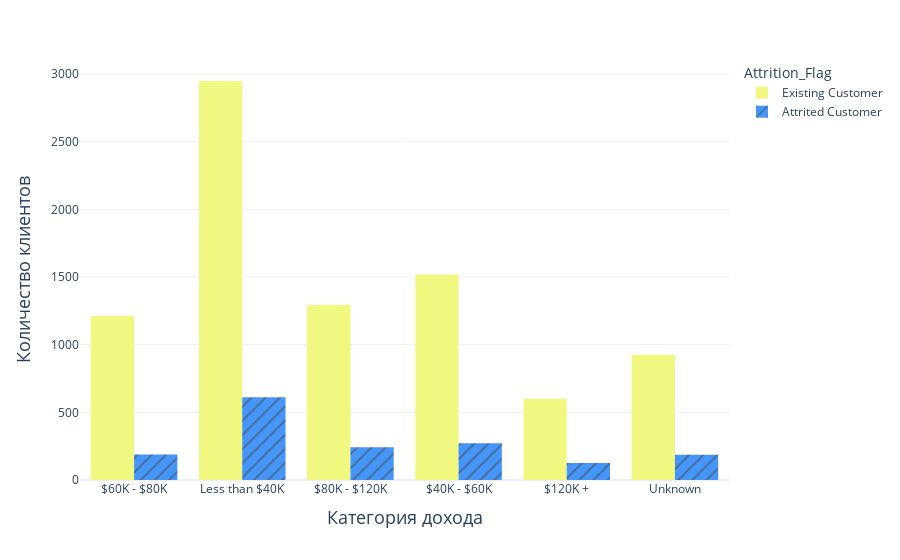

Write notebook code for a chart like this one.
### Code cell
fig = px.histogram(df, x="Income_Category", color="Attrition_Flag", pattern_shape="Attrition_Flag",
                   template='plotly_white', barmode='group', color_discrete_sequence={
                0: "#f0f87f",
                1: "#4696f9"})

fig.update_layout(bargap=0.2)

fig.update_xaxes(title_text='Категория дохода', title_font=dict(size=18))

fig.update_yaxes(title_text='Количество клиентов', title_font=dict(size=18))

fig.show()

### Figure 1 — Plotly figure (JSON) as saved in the notebook; plotly's stock layout.template omitted (floating-point values rounded to 4 significant figures; data arrays with more than 128 entries replaced by an {"elided": "..."} marker saying what was removed)
{"data": [{"alignmentgroup": "True", "bingroup": "x", "hovertemplate": "Attrition_Flag=Existing Customer<br>Income_Category=%{x}<br>count=%{y}<extra></extra>", "legendgroup": "Existing Customer", "marker": {"color": "#f0f87f", "pattern": {"shape": ""}}, "name": "Existing Customer", "offsetgroup": "Existing Customer", "orientation": "v", "showlegend": true, "type": "histogram", "x": {"elided": "8500 str values"}, "xaxis": "x", "yaxis": "y"}, {"alignmentgroup": "True", "bingroup": "x", "hovertemplate": "Attrition_Flag=Attrited Customer<br>Income_Category=%{x}<br>count=%{y}<extra></extra>", "legendgroup": "Attrited Customer", "marker": {"color": "#4696f9", "pattern": {"shape": "/"}}, "name": "Attrited Customer", "offsetgroup": "Attrited Customer", "orientation": "v", "showlegend": true, "type": "histogram", "x": {"elided": "1627 str values"}, "xaxis": "x", "yaxis": "y"}], "layout": {"bargap": 0.2, "barmode": "group", "legend": {"title": {"text": "Attrition_Flag"}, "tracegroupgap": 0}, "margin": {"t": 60}, "xaxis": {"anchor": "y", "domain": [0, 1], "title": {"font": {"size": 18}, "text": "Категория дохода"}}, "yaxis": {"anchor": "x", "domain": [0, 1], "title": {"font": {"size": 18}, "text": "Количество клиентов"}}}}
